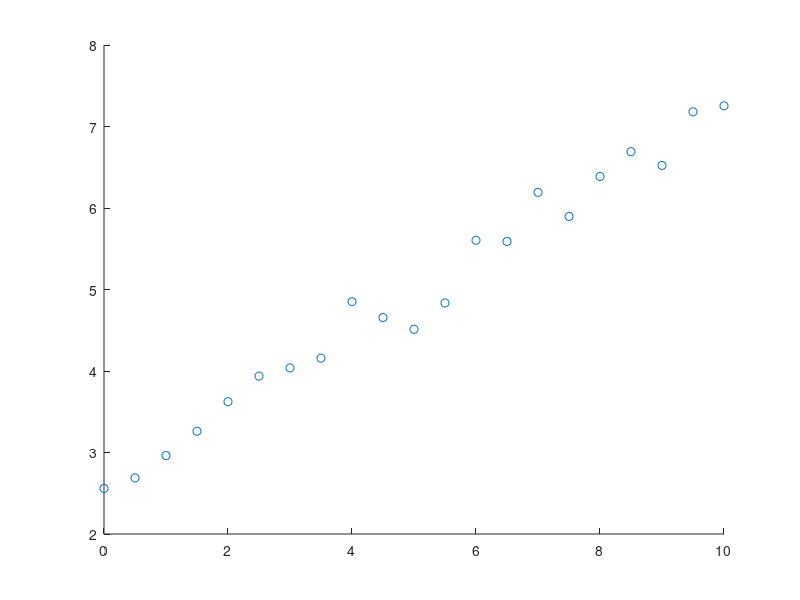

Here is the MATLAB script that generated this plot: (Note: this script raises an error after producing the figure.)

%{
    Utilizzeremo una soft eps-SVM per trovare l'hyperpiano (quindi predittore
    lineare) che meglio predica i dati cercando di rispettare due
    condizioni tipiche dell'eps-SVM:
        1) massimo errore pari a eps=0.5
        2) predittore quanto più flat possibile per questione di
        generalizzazione.

    La differenza con la eps-SVM è che utilizziamo delle slack variable per
    permettere al sistema di trovare una soluzione anche quando eps è
    troppo piccolo
%}

dataset = [
     0    2.5584
    0.5000    2.6882
    1.0000    2.9627
    1.5000    3.2608
    2.0000    3.6235
    2.5000    3.9376
    3.0000    4.0383
    3.5000    4.1570
    4.0000    4.8498
    4.5000    4.6561
    5.0000    4.5119
    5.5000    4.8346
    6.0000    5.6039
    6.5000    5.5890
    7.0000    6.1914
    7.5000    5.8966
    8.0000    6.3866
    8.5000    6.6909
    9.0000    6.5224
    9.5000    7.1803
   10.0000    7.2537];

%plotto i punti
scatter(dataset(:,1), dataset(:,2), 'black');

%dimensione del dataset
l = size(dataset,1);

%osservazioni
x = dataset(:,1);

%ground truth
y= dataset(:,2);

%fisso l'epsilon e lo metto davvero piccolo
eps = 0.2;

C = 10;

%{
    la quadprog vuole come funzione obiettivo 1/2 l^T H l + c^T l
    Ricordo che: 
                Q= [ M    -M
                    -M     M ]

    mentre:
                c = [(-eps+y_1),...,(eps-y_l)]
%}
M = zeros(l,l);
for row=1:l
    for column=1:l
        M(row,column) = x(row)*x(column);
    end
end
Q = [M  -M;  -M  M];

%c = [-1*ones(l,1)*eps+y; ones(l,1)*eps-y];
c = [-1*ones(l,1)*eps+y; -ones(l,1)*eps-y];


%abbiamo un solo vincolo di uguaglianza --> Aeq*l=beq
Aeq= [ones(1,l)  -1*ones(1,l)];
beq = 0;

%lower bound
lb = zeros(2*l,1);
up = C*ones(2*l,1);

%risolvo. La soluzione sono i vettori lambda (2*l) positivi e negativi
%ricorda di cambiare il segno della funzione obiettivo in quanto il
%problema duale è espresso come "max".
lambda = quadprog(Q,-c,[],[],Aeq,beq,lb,up);


w = sum( (lambda(1:l)-lambda(l+1:end)).*x);

%trovo quel lambda (positivo) che sia compreso tra 0 e C (entrambi esclusi)
index = find(lambda(1:l)>=0.001 & lambda(1:l)<C-1e-3);
%se non è vuoto...
if length(index)>0
    index = index(1);
    b = y(index)-w*x(index)-eps;
%...altrimenti utilizzo i lambda negativi
else
    index = find(lambda(l+1:end)>=0.001 & lambda(l+1:end)<C-1e-3);
    index = index(1);
    b = y(index)-w*x(index)-eps;
end


%plotto. 
start_p = min(x)-5;
end_p = max(x)+5;
y_start = w*start_p + b;
y_end = w*end_p + b;

hold on
plot([start_p, end_p], [y_start, y_end],'color','r');

%evidenzio i support vector. Sono quelli con uno dei due lambda relativi positivi
index_lambda_pos = find(lambda(1:l)>1e-3);
index_lambda_neg = find(lambda(l+1:end)>1e-3);
%prendo l'unione
common = union(index_lambda_pos, index_lambda_neg);

scatter(x(common), y(common), 'green');
